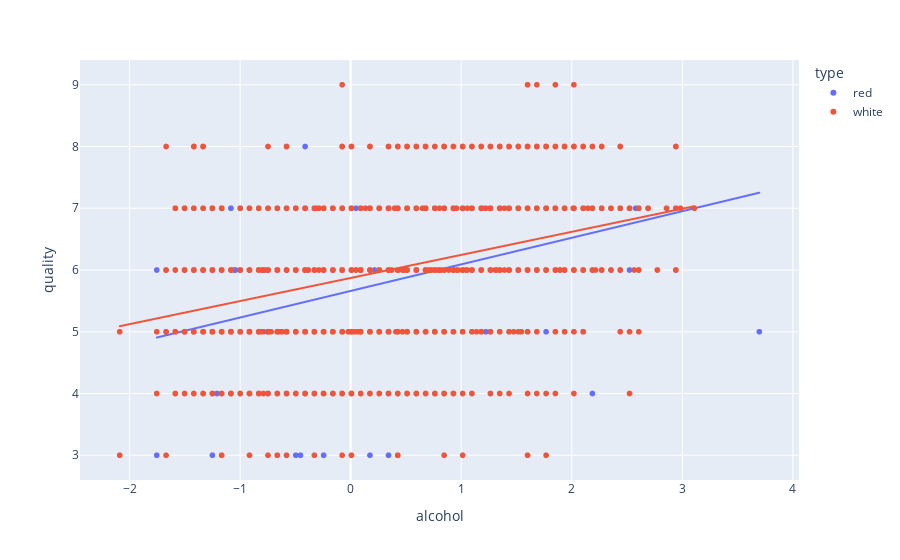

The notebook cell this image was saved under:
### Code cell
# Visualización interactiva de la relación entre alcohol y calidad
fig = px.scatter(wine_data, x='alcohol', y='quality',
                 color='type', trendline='ols')
fig.show()

### Figure 1 — Plotly figure (JSON) as saved in the notebook; plotly's stock layout.template omitted (floating-point values rounded to 4 significant figures; data arrays with more than 128 entries replaced by an {"elided": "..."} marker saying what was removed)
{"data": [{"hovertemplate": "type=red<br>alcohol=%{x}<br>quality=%{y}<extra></extra>", "legendgroup": "red", "marker": {"color": "#636efa", "symbol": "circle"}, "mode": "markers", "name": "red", "showlegend": true, "type": "scattergl", "x": {"elided": "1599 float values"}, "xaxis": "x", "y": {"elided": "1599 int values"}, "yaxis": "y"}, {"hovertemplate": "<b>OLS trendline</b><br>quality = 0.430347 * alcohol + 5.66085<br>R<sup>2</sup>=0.226734<br><br>type=red<br>alcohol=%{x}<br>quality=%{y} <b>(trend)</b><extra></extra>", "legendgroup": "red", "marker": {"color": "#636efa", "symbol": "circle"}, "mode": "lines", "name": "red", "showlegend": false, "type": "scattergl", "x": {"elided": "1599 float values"}, "xaxis": "x", "y": {"elided": "1599 float values"}, "yaxis": "y"}, {"hovertemplate": "type=white<br>alcohol=%{x}<br>quality=%{y}<extra></extra>", "legendgroup": "white", "marker": {"color": "#EF553B", "symbol": "circle"}, "mode": "markers", "name": "white", "showlegend": true, "type": "scattergl", "x": {"elided": "4898 float values"}, "xaxis": "x", "y": {"elided": "4898 int values"}, "yaxis": "y"}, {"hovertemplate": "<b>OLS trendline</b><br>quality = 0.37385 * alcohol + 5.87087<br>R<sup>2</sup>=0.189725<br><br>type=white<br>alcohol=%{x}<br>quality=%{y} <b>(trend)</b><extra></extra>", "legendgroup": "white", "marker": {"color": "#EF553B", "symbol": "circle"}, "mode": "lines", "name": "white", "showlegend": false, "type": "scattergl", "x": {"elided": "4898 float values"}, "xaxis": "x", "y": {"elided": "4898 float values"}, "yaxis": "y"}], "layout": {"legend": {"title": {"text": "type"}, "tracegroupgap": 0}, "margin": {"t": 60}, "xaxis": {"anchor": "y", "domain": [0, 1], "title": {"text": "alcohol"}}, "yaxis": {"anchor": "x", "domain": [0, 1], "title": {"text": "quality"}}}}
